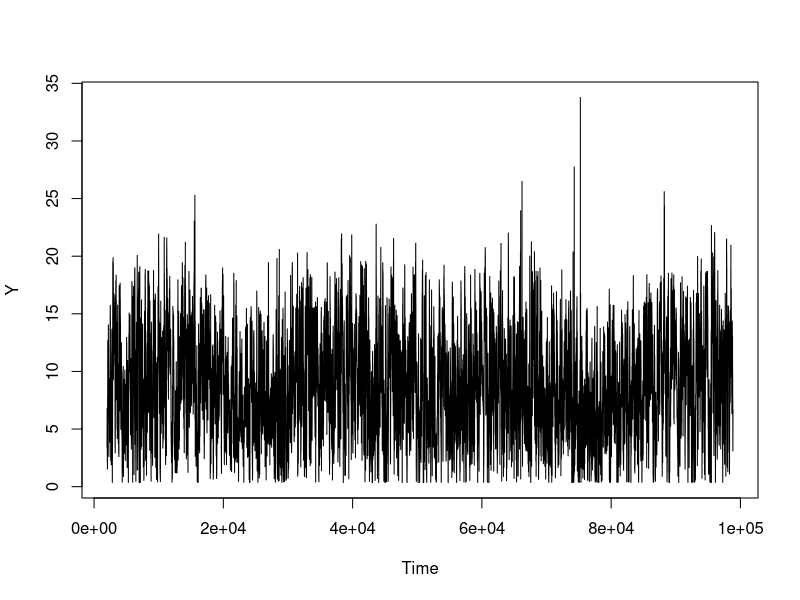
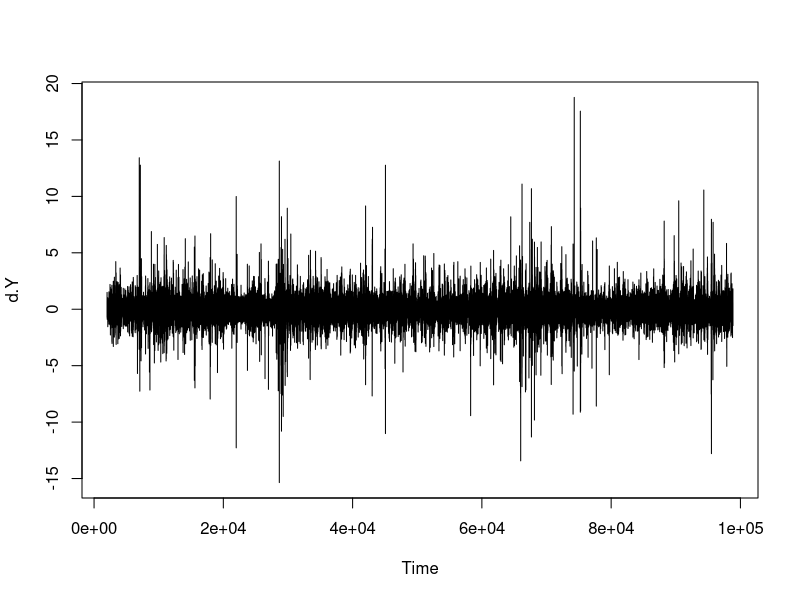
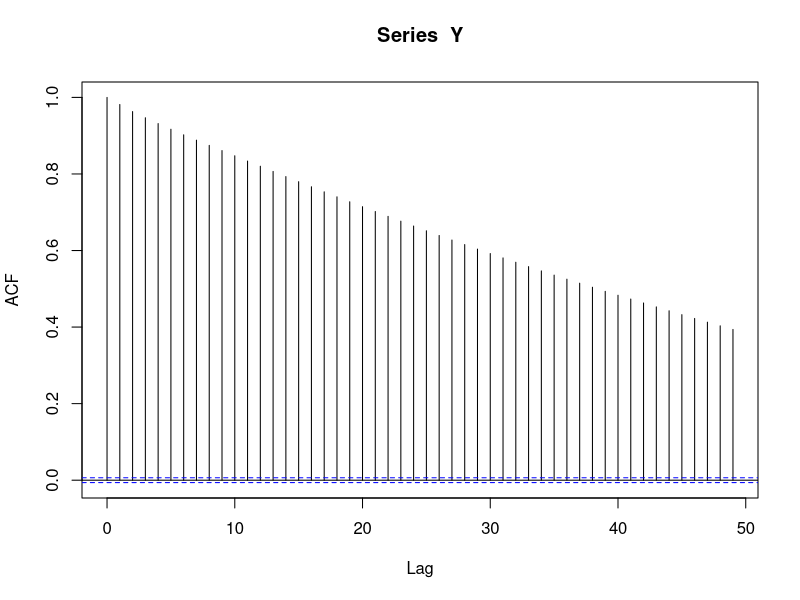
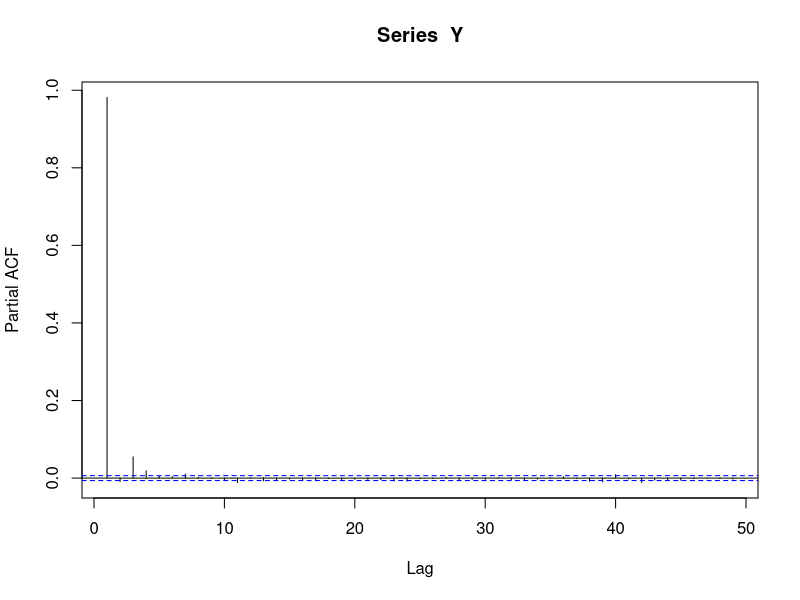
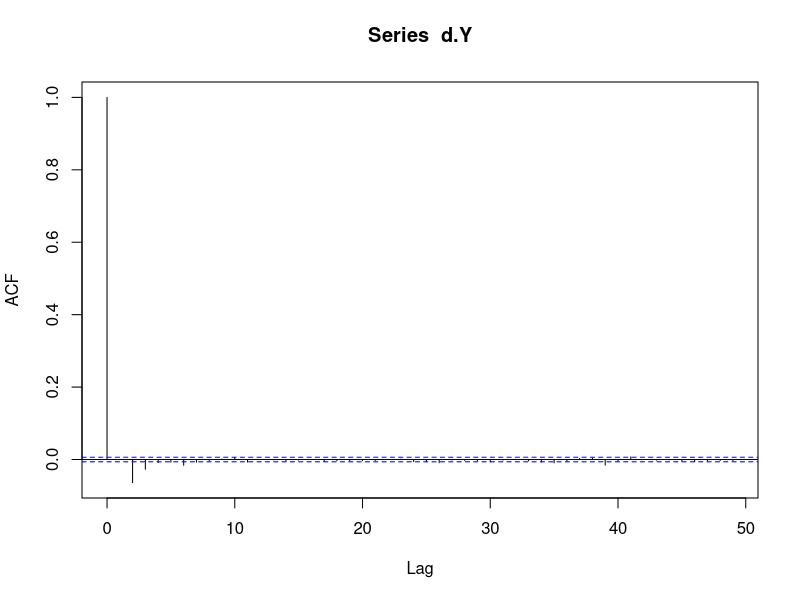
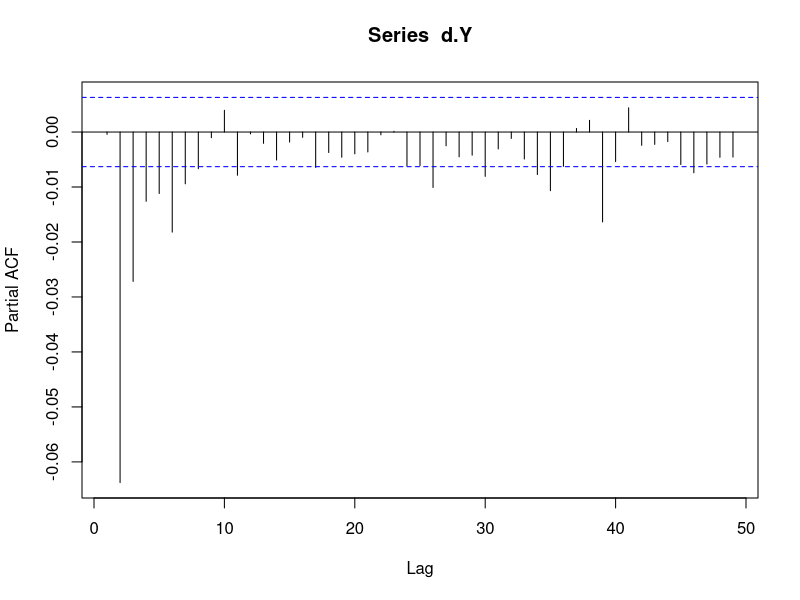
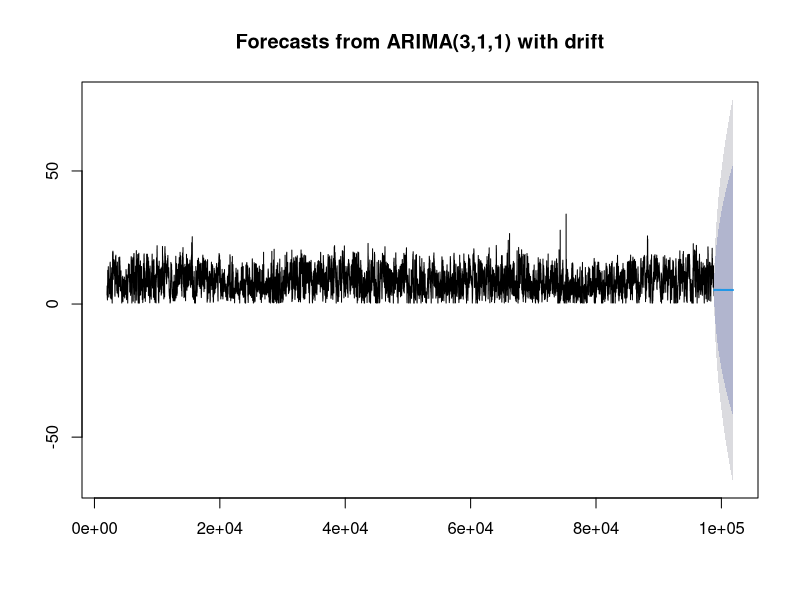

Source code (R) for these figures, in order:
# Time Series ARIMA Models in R
# install.packages("tseries")
library(tseries)
library("forecast")


# read data file
mydata<- read.csv("winddata-2yrs.csv")
mydata = ts(mydata[,2],start = c(2007,1))

Y <- mydata
d.Y <- diff(Y)

# describe the ts object and plot data and first differential
summary(Y)
summary(d.Y)
plot(Y)
plot(d.Y)

# ACF and PACF
acf(Y)
pacf(Y)
acf(d.Y)
pacf(d.Y)

# using auto.arima find out the AR,MA parameters
mydata.arima_auto = auto.arima(Y, approximation=TRUE,trace=TRUE,D=1)

mydata.arima311 <- arima(mydata, order = c(3,1,1))

# do forecast
fit.t <- Arima(Y, order = c(3,1,1),include.drift=TRUE)
forecast.t <- plot(forecast(fit.t, h=3000, level=c(80,95)))
